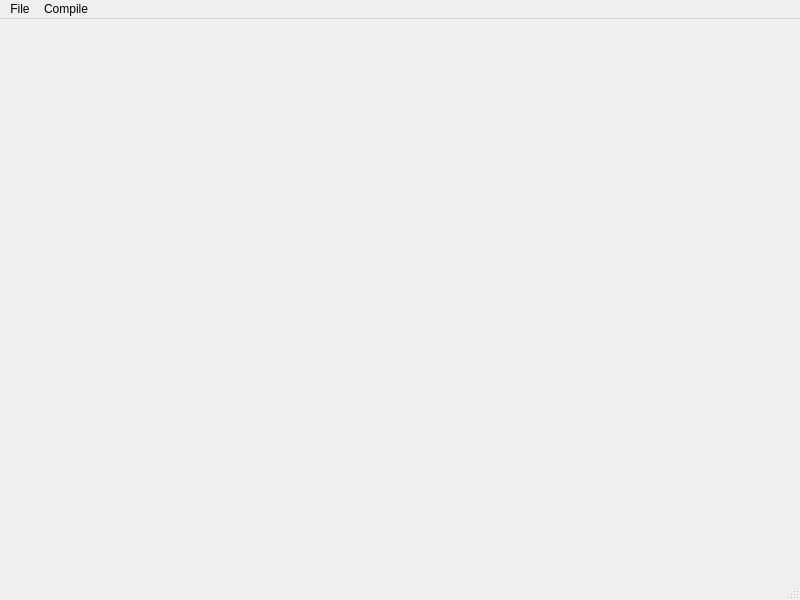
<?xml version="1.0" encoding="UTF-8"?>
<ui version="4.0">
 <class>MainWindow</class>
 <widget class="QMainWindow" name="MainWindow">
  <property name="geometry">
   <rect>
    <x>0</x>
    <y>0</y>
    <width>800</width>
    <height>600</height>
   </rect>
  </property>
  <property name="windowTitle">
   <string>MainWindow</string>
  </property>
  <widget class="QWidget" name="centralwidget"/>
  <widget class="QMenuBar" name="menubar">
   <property name="geometry">
    <rect>
     <x>0</x>
     <y>0</y>
     <width>800</width>
     <height>25</height>
    </rect>
   </property>
   <widget class="QMenu" name="menuFile">
    <property name="title">
     <string>File</string>
    </property>
    <addaction name="actionNew"/>
    <addaction name="actionSave"/>
    <addaction name="actionRecent"/>
   </widget>
   <widget class="QMenu" name="menuRun">
    <property name="title">
     <string>Compile</string>
    </property>
    <addaction name="actionRun"/>
   </widget>
   <addaction name="menuFile"/>
   <addaction name="menuRun"/>
  </widget>
  <widget class="QStatusBar" name="statusbar"/>
  <action name="actionNew">
   <property name="text">
    <string>New</string>
   </property>
  </action>
  <action name="actionSave">
   <property name="text">
    <string>Save</string>
   </property>
  </action>
  <action name="actionRecent">
   <property name="text">
    <string>Recent</string>
   </property>
  </action>
  <action name="actionRun">
   <property name="text">
    <string>Run</string>
   </property>
  </action>
 </widget>
 <resources/>
 <connections/>
</ui>
